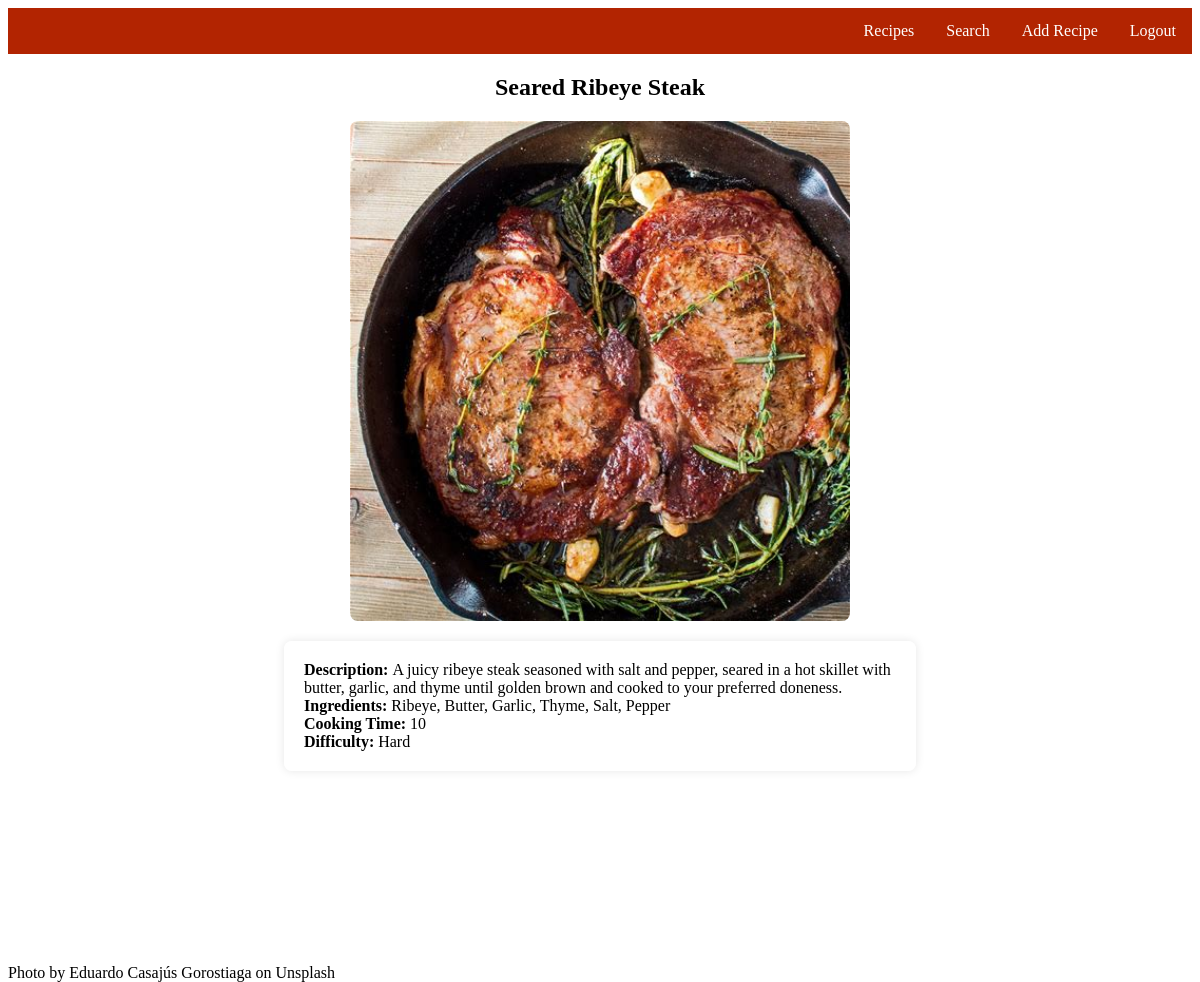
Screenshot of /list/1 (signed in) with the database file from the repository.
### recipes/models.py (models this page shows, shortened)
class Recipe(models.Model):
    name= models.CharField(max_length=120,help_text="Enter recipe name ")
    recipe_description= models.TextField(max_length=300, blank=True, help_text=" Enter a short description of the recipe ")
    ingredients= models.TextField(max_length=255, help_text="Enter the ingredients (comma separated)")
    cooking_time= models.IntegerField(help_text="Enter the cooking time in minutes", validators=[
            MinValueValidator(1, message="Cooking time must be at least 1 minute"),
            MaxValueValidator(1440, message="Cooking time cannot exceed 24 hours (1440 minutes)")
        ])
    difficulty= models.CharField(max_length=20,blank=True, help_text="Difficulty level calculated automatically")
    recipe_image= models.ImageField(upload_to='recipes', default='no_picture.jpg', help_text="Upload Image here")

### recipes/views.py (the view)
# urls.py: path('list/<pk>', RecipeDetailView.as_view(), name = 'detail'),
class RecipeDetailView(LoginRequiredMixin, DetailView):
    model = Recipe
    template_name = 'recipes/recipes_detail.html'

### recipes/templates/recipes/recipes_detail.html (shortened to what this page needs)
{% load static %}
<!DOCTYPE html>
<html lang="en">
<head>
    <link rel="stylesheet" href="{% static 'recipes/css/styles.css' %}">
</head>
<body>
    <ul>
        <li><a href="{% url 'recipes:list' %}">Recipes</a></li>
        <li><a href="{% url 'recipes:search' %}">Search</a></li>
        <li><a href ="{%url 'recipes:add-recipe' %}">Add Recipe</a></li>
        <li><a href ="{%url 'logout' %}">Logout</a></li>
    </ul>
    <div class="page-wrapper">
<main class="recipe-detail-content">
    <div><h2>{{object.name}}</h2></div>
        <img src="{{object.recipe_image.url}}" class="detail-image" />
    <div class="recipe-detail-container">
        <div><b>Description: </b> {{object.recipe_description}}</div>
        <div><b>Ingredients: </b> {{object.ingredients}}</div>
        <div><b>Cooking Time: </b> {{object.cooking_time}} </div>
        <div><b>Difficulty: </b> {{object.difficulty}}</div>
    </div>
</main>
    <footer class="site-footer">
        <div>Photo by <a
            href="https://unsplash.com/@eduardo_cg?utm_source=unsplash&utm_medium=referral&utm_content=creditCopyText"
            class="footer-style">Eduardo
            Casajús Gorostiaga</a> on <a
            href="https://unsplash.com/photos/orange-fruits-on-brown-wooden-basket-1zyf0dfFqSk?utm_source=unsplash&utm_medium=referral&utm_content=creditCopyText"
            class="footer-style">Unsplash</a>
          </a></div>
      </footer>
    </div>
</body>
</html>

### static/recipes/css/styles.css (style rules this page uses)
h1, h2 { text-align: center; }
.footer-style { text-decoration: none; color:black; }
.site-footer { position: fixed; bottom: 0; width: 100%; text-align: left; }
ul { list-style-type: none; margin: 0; padding: 0; background-color: #b22401; display: flex; justify-content: right; }
ul li a { display: block; color: white; padding: 14px 16px; font-size: 1em; text-decoration: none; }
.page-wrapper { display: flex; flex-direction: column; min-height: 100vh; padding-bottom: 120px; }
.detail-image { display: block; border-radius: 8px; margin: auto; width: 500px; height: 500px; object-fit: cover; }
.recipe-detail-container { width: 50%; margin: 20px auto; text-align: left; padding: 20px; background-color: rgba(255, 255, 255, 0.8); border-radius: 8px; box-shadow: 0 0 10px rgba(0,0,0,0.1); }
a { color: #2200ff; text-decoration: none; }
.add-recipe-content, .search-recipe-content, .recipe-detail-content, .recipe-list-content { flex:1; }

### rows the page displays
Recipe: name "Seared Ribeye Steak", recipe_image (picture), recipe_description "A juicy ribeye steak seasoned with salt and pepper, seared in a hot skillet with butter, garlic, and thyme until golden brown and cooked to your preferred doneness.", ingredients "Ribeye, Butter, Garlic, Thyme, Salt, Pepper", cooking_time "10", difficulty "Hard"
